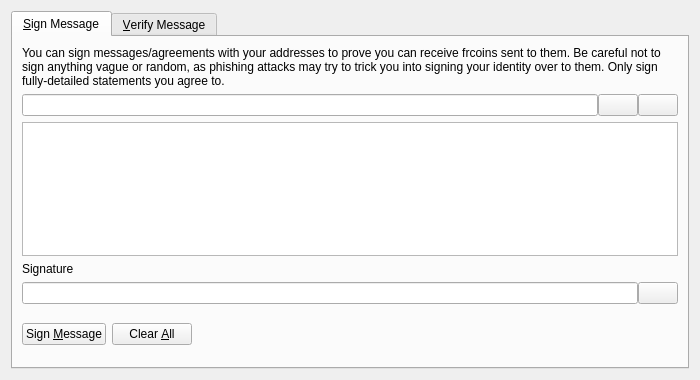
<?xml version="1.0" encoding="UTF-8"?>
<ui version="4.0">
 <class>SignVerifyMessageDialog</class>
 <widget class="QDialog" name="SignVerifyMessageDialog">
  <property name="geometry">
   <rect>
    <x>0</x>
    <y>0</y>
    <width>700</width>
    <height>380</height>
   </rect>
  </property>
  <property name="windowTitle">
   <string>Signatures - Sign / Verify a Message</string>
  </property>
  <property name="modal">
   <bool>true</bool>
  </property>
  <layout class="QVBoxLayout" name="verticalLayout">
   <item>
    <widget class="QTabWidget" name="tabWidget">
     <property name="currentIndex">
      <number>0</number>
     </property>
     <widget class="QWidget" name="tabSignMessage">
      <attribute name="title">
       <string>&amp;Sign Message</string>
      </attribute>
      <layout class="QVBoxLayout" name="verticalLayout_SM">
       <item>
        <widget class="QLabel" name="infoLabel_SM">
         <property name="text">
          <string>You can sign messages/agreements with your addresses to prove you can receive frcoins sent to them. Be careful not to sign anything vague or random, as phishing attacks may try to trick you into signing your identity over to them. Only sign fully-detailed statements you agree to.</string>
         </property>
         <property name="textFormat">
          <enum>Qt::PlainText</enum>
         </property>
         <property name="wordWrap">
          <bool>true</bool>
         </property>
        </widget>
       </item>
       <item>
        <layout class="QHBoxLayout" name="horizontalLayout_1_SM">
         <property name="spacing">
          <number>0</number>
         </property>
         <item>
          <widget class="QValidatedLineEdit" name="addressIn_SM">
           <property name="toolTip">
            <string>The frcoin address to sign the message with</string>
           </property>
          </widget>
         </item>
         <item>
          <widget class="QPushButton" name="addressBookButton_SM">
           <property name="toolTip">
            <string>Choose previously used address</string>
           </property>
           <property name="text">
            <string/>
           </property>
           <property name="icon">
            <iconset resource="../bitcoin.qrc">
             <normaloff>:/icons/address-book</normaloff>:/icons/address-book</iconset>
           </property>
           <property name="shortcut">
            <string>Alt+A</string>
           </property>
           <property name="autoDefault">
            <bool>false</bool>
           </property>
          </widget>
         </item>
         <item>
          <widget class="QPushButton" name="pasteButton_SM">
           <property name="toolTip">
            <string>Paste address from clipboard</string>
           </property>
           <property name="text">
            <string/>
           </property>
           <property name="icon">
            <iconset resource="../bitcoin.qrc">
             <normaloff>:/icons/editpaste</normaloff>:/icons/editpaste</iconset>
           </property>
           <property name="shortcut">
            <string>Alt+P</string>
           </property>
           <property name="autoDefault">
            <bool>false</bool>
           </property>
          </widget>
         </item>
        </layout>
       </item>
       <item>
        <widget class="QPlainTextEdit" name="messageIn_SM">
         <property name="toolTip">
          <string>Enter the message you want to sign here</string>
         </property>
        </widget>
       </item>
       <item>
        <widget class="QLabel" name="signatureLabel_SM">
         <property name="text">
          <string>Signature</string>
         </property>
         <property name="textFormat">
          <enum>Qt::PlainText</enum>
         </property>
        </widget>
       </item>
       <item>
        <layout class="QHBoxLayout" name="horizontalLayout_2_SM">
         <property name="spacing">
          <number>0</number>
         </property>
         <item>
          <widget class="QLineEdit" name="signatureOut_SM">
           <property name="font">
            <font>
             <italic>true</italic>
            </font>
           </property>
           <property name="readOnly">
            <bool>true</bool>
           </property>
          </widget>
         </item>
         <item>
          <widget class="QPushButton" name="copySignatureButton_SM">
           <property name="toolTip">
            <string>Copy the current signature to the system clipboard</string>
           </property>
           <property name="text">
            <string/>
           </property>
           <property name="icon">
            <iconset resource="../bitcoin.qrc">
             <normaloff>:/icons/editcopy</normaloff>:/icons/editcopy</iconset>
           </property>
           <property name="autoDefault">
            <bool>false</bool>
           </property>
          </widget>
         </item>
        </layout>
       </item>
       <item>
        <layout class="QHBoxLayout" name="horizontalLayout_3_SM">
         <item>
          <widget class="QPushButton" name="signMessageButton_SM">
           <property name="toolTip">
            <string>Sign the message to prove you own this frcoin address</string>
           </property>
           <property name="text">
            <string>Sign &amp;Message</string>
           </property>
           <property name="icon">
            <iconset resource="../bitcoin.qrc">
             <normaloff>:/icons/edit</normaloff>:/icons/edit</iconset>
           </property>
           <property name="autoDefault">
            <bool>false</bool>
           </property>
          </widget>
         </item>
         <item>
          <widget class="QPushButton" name="clearButton_SM">
           <property name="toolTip">
            <string>Reset all sign message fields</string>
           </property>
           <property name="text">
            <string>Clear &amp;All</string>
           </property>
           <property name="icon">
            <iconset resource="../bitcoin.qrc">
             <normaloff>:/icons/remove</normaloff>:/icons/remove</iconset>
           </property>
           <property name="autoDefault">
            <bool>false</bool>
           </property>
          </widget>
         </item>
         <item>
          <spacer name="horizontalSpacer_1_SM">
           <property name="orientation">
            <enum>Qt::Horizontal</enum>
           </property>
           <property name="sizeHint" stdset="0">
            <size>
             <width>40</width>
             <height>48</height>
            </size>
           </property>
          </spacer>
         </item>
         <item>
          <widget class="QLabel" name="statusLabel_SM">
           <property name="font">
            <font>
             <weight>75</weight>
             <bold>true</bold>
            </font>
           </property>
           <property name="text">
            <string/>
           </property>
           <property name="wordWrap">
            <bool>true</bool>
           </property>
          </widget>
         </item>
         <item>
          <spacer name="horizontalSpacer_2_SM">
           <property name="orientation">
            <enum>Qt::Horizontal</enum>
           </property>
           <property name="sizeHint" stdset="0">
            <size>
             <width>40</width>
             <height>48</height>
            </size>
           </property>
          </spacer>
         </item>
        </layout>
       </item>
      </layout>
     </widget>
     <widget class="QWidget" name="tabVerifyMessage">
      <attribute name="title">
       <string>&amp;Verify Message</string>
      </attribute>
      <layout class="QVBoxLayout" name="verticalLayout_VM">
       <item>
        <widget class="QLabel" name="infoLabel_VM">
         <property name="text">
          <string>Enter the receiver's address, message (ensure you copy line breaks, spaces, tabs, etc. exactly) and signature below to verify the message. Be careful not to read more into the signature than what is in the signed message itself, to avoid being tricked by a man-in-the-middle attack. Note that this only proves the signing party receives with the address, it cannot prove sendership of any transaction!</string>
         </property>
         <property name="textFormat">
          <enum>Qt::PlainText</enum>
         </property>
         <property name="alignment">
          <set>Qt::AlignLeading|Qt::AlignLeft|Qt::AlignTop</set>
         </property>
         <property name="wordWrap">
          <bool>true</bool>
         </property>
        </widget>
       </item>
       <item>
        <layout class="QHBoxLayout" name="horizontalLayout_1_VM">
         <property name="spacing">
          <number>0</number>
         </property>
         <item>
          <widget class="QValidatedLineEdit" name="addressIn_VM">
           <property name="toolTip">
            <string>The frcoin address the message was signed with</string>
           </property>
          </widget>
         </item>
         <item>
          <widget class="QPushButton" name="addressBookButton_VM">
           <property name="toolTip">
            <string>Choose previously used address</string>
           </property>
           <property name="text">
            <string/>
           </property>
           <property name="icon">
            <iconset resource="../bitcoin.qrc">
             <normaloff>:/icons/address-book</normaloff>:/icons/address-book</iconset>
           </property>
           <property name="shortcut">
            <string>Alt+A</string>
           </property>
           <property name="autoDefault">
            <bool>false</bool>
           </property>
          </widget>
         </item>
        </layout>
       </item>
       <item>
        <widget class="QPlainTextEdit" name="messageIn_VM"/>
       </item>
       <item>
        <widget class="QValidatedLineEdit" name="signatureIn_VM"/>
       </item>
       <item>
        <layout class="QHBoxLayout" name="horizontalLayout_2_VM">
         <item>
          <widget class="QPushButton" name="verifyMessageButton_VM">
           <property name="toolTip">
            <string>Verify the message to ensure it was signed with the specified frcoin address</string>
           </property>
           <property name="text">
            <string>Verify &amp;Message</string>
           </property>
           <property name="icon">
            <iconset resource="../bitcoin.qrc">
             <normaloff>:/icons/transaction_0</normaloff>:/icons/transaction_0</iconset>
           </property>
           <property name="autoDefault">
            <bool>false</bool>
           </property>
          </widget>
         </item>
         <item>
          <widget class="QPushButton" name="clearButton_VM">
           <property name="toolTip">
            <string>Reset all verify message fields</string>
           </property>
           <property name="text">
            <string>Clear &amp;All</string>
           </property>
           <property name="icon">
            <iconset resource="../bitcoin.qrc">
             <normaloff>:/icons/remove</normaloff>:/icons/remove</iconset>
           </property>
           <property name="autoDefault">
            <bool>false</bool>
           </property>
          </widget>
         </item>
         <item>
          <spacer name="horizontalSpacer_1_VM">
           <property name="orientation">
            <enum>Qt::Horizontal</enum>
           </property>
           <property name="sizeHint" stdset="0">
            <size>
             <width>40</width>
             <height>48</height>
            </size>
           </property>
          </spacer>
         </item>
         <item>
          <widget class="QLabel" name="statusLabel_VM">
           <property name="font">
            <font>
             <weight>75</weight>
             <bold>true</bold>
            </font>
           </property>
           <property name="text">
            <string/>
           </property>
           <property name="wordWrap">
            <bool>true</bool>
           </property>
          </widget>
         </item>
         <item>
          <spacer name="horizontalSpacer_2_VM">
           <property name="orientation">
            <enum>Qt::Horizontal</enum>
           </property>
           <property name="sizeHint" stdset="0">
            <size>
             <width>40</width>
             <height>48</height>
            </size>
           </property>
          </spacer>
         </item>
        </layout>
       </item>
      </layout>
     </widget>
    </widget>
   </item>
  </layout>
 </widget>
 <customwidgets>
  <customwidget>
   <class>QValidatedLineEdit</class>
   <extends>QLineEdit</extends>
   <header>qt/qvalidatedlineedit.h</header>
  </customwidget>
 </customwidgets>
 <resources>
  <include location="../bitcoin.qrc"/>
 </resources>
 <connections/>
</ui>
